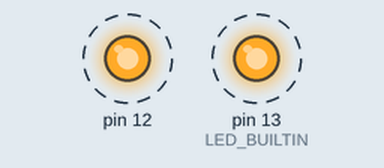
The sketch below on a simulated Arduino Uno, built with avr-gcc and run on an emulated ATmega328P. Shown: output pins drawn as LEDs (lit = HIGH). Dashed ring = blinking.

Above: at 0.2 s.
Timing chart, 0 to 3.0 s (numbered marks = the images above):
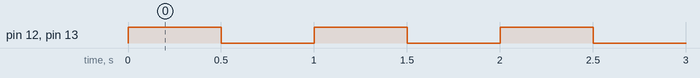

Measured:
- by itself, pin 12, pin 13 (LED_BUILTIN): alternates HIGH for 0.50 s and LOW for 0.50 s

The sketch:

Arduino_Code.ino
```cpp
// C++ code
int time;
void setup()
{
  pinMode(LED_BUILTIN, OUTPUT);
  pinMode(12, OUTPUT);
  time = 500;
}

void loop()
{
  digitalWrite(LED_BUILTIN, HIGH);
  digitalWrite(12, HIGH);
  delay(time); // Wait for 500 millisecond(s)
  digitalWrite(LED_BUILTIN, LOW);
  digitalWrite(12, LOW);
  delay(time); // Wait for 500 millisecond(s)
}
```
